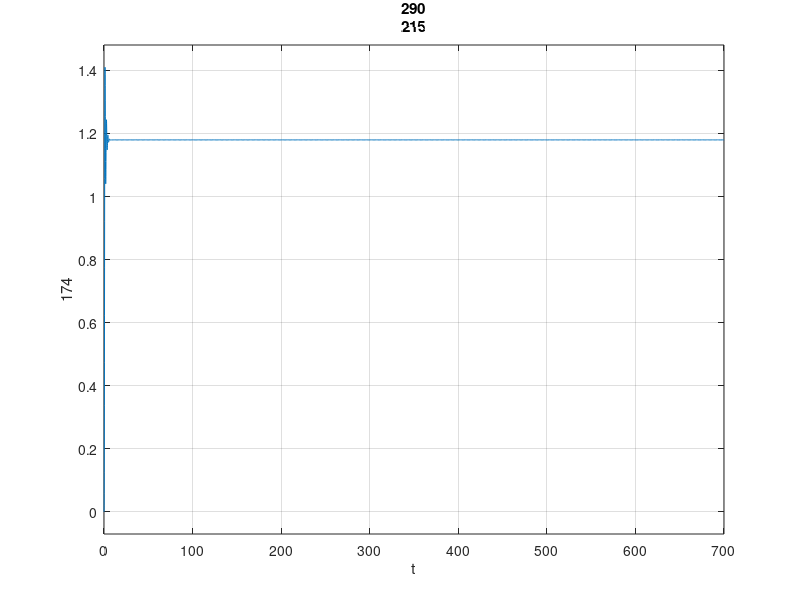

MATLAB code for this plot:
m = 0.11;
g = 9.84;
j = 19*10^(-3);
jb = 9.99*10^(-6);
p0 = 0;

r = 159/9999;
A = [0,1,0,0;0,0,(-1*m*g/(jb/r^2+m)),0;0,0,0,1;((-1*m*g)/(m*p0^2+j)),0,0,0];
B = [0;0;0;(1/(m*p0^2+j))];
C = [1 0 0 0];
D = 0;
[b,a] = ss2tf(A,B,C,D);
s = tf('s');
G = -b(5)/(s^4+a(5));  

s = tf('s');
G2 = b(5)/( (s+sqrt(sqrt(-1*a(5))))*(s^2+sqrt(-a(5))) );
k = 0.13;
CG1 = k*G2/(1+k*G2) ;
b2=[-49.54 , - 223.2 , - 1006 ,- 4533];
a2=[1, 9.013 ,60.93,316.5   , 1014 , 2711 , 3843];
[A2,B2,C2_prime,D2]=tf2ss(b2,a2);
C2=eye(6);
figure
for i =1:6
    subplot(3,2,i);
    sys = ss(A2,B2,C2(i,:),D2);
    step(sys);
    xlabel('t');
    ylabel("x"+num2str(i));
    title("x"+num2str(i)+"(t)");
end
k = -10^(-10);
CG1 = k*G2/(1+k*G2) ;
b2=[3.81e-08 , 1.717e-07 , 7.738e-07 , 3.487e-06];
a2=[ 1 ,9.013 , 60.93 , 366.1 ,1237,  3717 , 8376];
[A2,B2,C2_prime,D2]=tf2ss(b2,a2);
